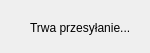
<?xml version="1.0" encoding="UTF-8"?>
<ui version="4.0">
 <class>uploader</class>
 <widget class="QDialog" name="uploader">
  <property name="geometry">
   <rect>
    <x>0</x>
    <y>0</y>
    <width>150</width>
    <height>53</height>
   </rect>
  </property>
  <property name="windowTitle">
   <string>Operacja w toku</string>
  </property>
  <widget class="QLabel" name="label">
   <property name="geometry">
    <rect>
     <x>30</x>
     <y>20</y>
     <width>181</width>
     <height>16</height>
    </rect>
   </property>
   <property name="text">
    <string>Trwa przesyłanie...</string>
   </property>
  </widget>
 </widget>
 <resources/>
 <connections/>
</ui>
